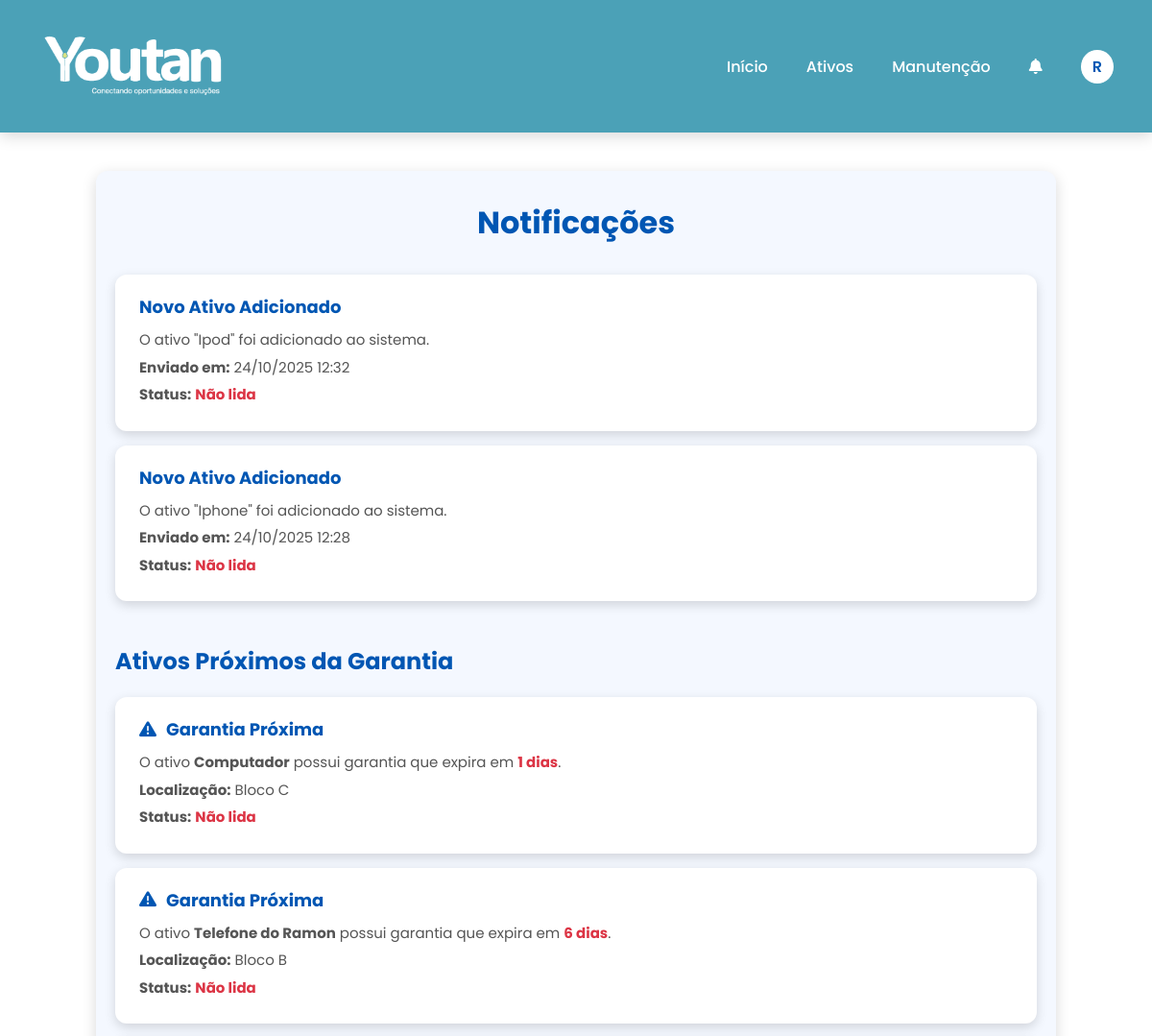
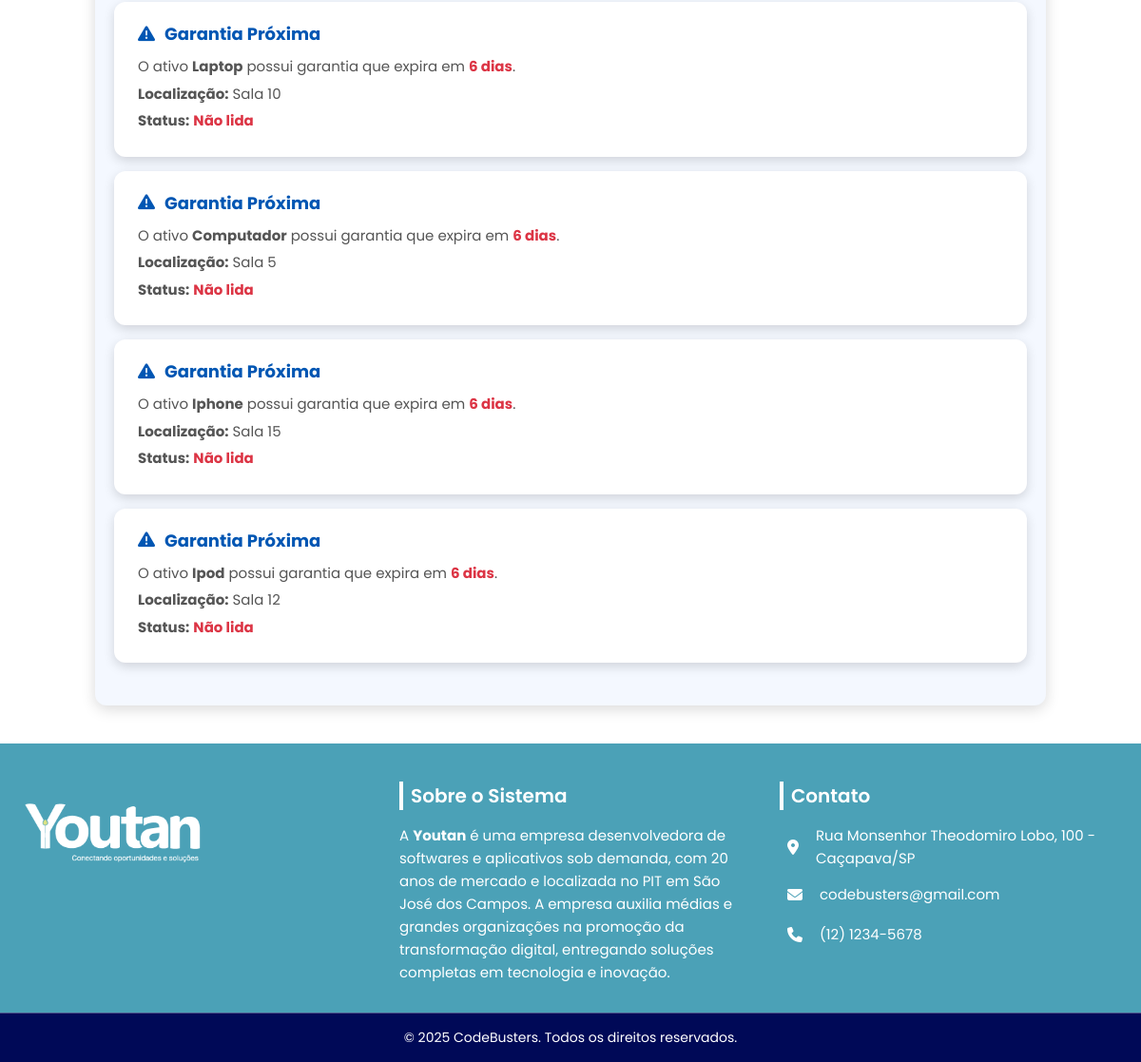
The app's page /php/notificacoes.php (signed in) with its own data (2 pictures, top to bottom).
### tables this page shows
CREATE TABLE `notificacoes` (
  `notificacao_id` int(11) NOT NULL,
  `usuario_id` int(11) NOT NULL,
  `titulo` varchar(150) NOT NULL,
  `mensagem` text NOT NULL,
  `tipo` enum('manutencao','garantia','licenca','devolucao','alerta_ia') NOT NULL,
  `lida` tinyint(1) DEFAULT 0,
  `data_envio` datetime DEFAULT current_timestamp()
);

CREATE TABLE `ativos` (
  `ativo_id` int(11) NOT NULL,
  `nome` varchar(150) NOT NULL,
  `categoria` varchar(100) NOT NULL,
  `valor` decimal(12,2) DEFAULT NULL,
  `data_aquisicao` date DEFAULT NULL,
  `numero_serie` varchar(100) DEFAULT NULL,
  `status` enum('em uso','em manutenção','disponível','baixado') DEFAULT 'disponível',
  `localizacao` varchar(150) DEFAULT NULL,
  `responsavel_id` int(11) DEFAULT NULL,
  `garantia_fim` date DEFAULT NULL
);

### php/notificacoes.php (the view, shortened to what this page needs)
<?php
include('nav.php');
include_once('conexao.php');
$id_usuario = $_SESSION['id_usuario'] ?? 0;
$notificacoes_sql = "SELECT *
                     FROM notificacoes
                     WHERE usuario_id = ?
                     ORDER BY data_envio DESC";
$stmt = $conexao->prepare($notificacoes_sql);
$stmt->bind_param("i", $id_usuario);
$stmt->execute();
$notificacoes_result = $stmt->get_result();
$garantia_sql = "SELECT nome, garantia_fim, localizacao
                 FROM ativos
                 WHERE garantia_fim IS NOT NULL
                 AND DATEDIFF(garantia_fim, CURDATE()) BETWEEN 0 AND 7
                 ORDER BY garantia_fim ASC";
$garantia_result = $conexao->query($garantia_sql);
?>
<!DOCTYPE html>
<html lang="pt-br">
<head>
<link rel="stylesheet" href="../css/notificacao.css">
</head>
<body>
<main class="main-content notificacoes-container">
    <h2>Notificações</h2>
    <?php if ($notificacoes_result->num_rows > 0): ?>
        <?php while($n = $notificacoes_result->fetch_assoc()): ?>
            <div class="notificacao-card">
                <h4>
                    <?= htmlspecialchars($n['titulo']) ?>
                </h4>
                <p><?= htmlspecialchars($n['mensagem']) ?></p>
                <p><strong>Enviado em:</strong> <?= date('d/m/Y H:i', strtotime($n['data_envio'])) ?></p>
                <p><strong>Status:</strong> <?= $n['lida'] ? 'Lida' : '<span class="badge-alarme">Não lida</span>' ?></p>
            </div>
        <?php endwhile; ?>
    <?php else: ?>
        <p>Você não possui notificações no momento.</p>
    <?php endif; ?>
    <?php if ($garantia_result->num_rows > 0): ?>
        <h3>Ativos Próximos da Garantia</h3>
        <?php while($g = $garantia_result->fetch_assoc()): ?>
            <div class="notificacao-card">
                <h4><i class="fa-solid fa-triangle-exclamation"></i> Garantia Próxima</h4>
                <p>O ativo <strong><?= htmlspecialchars($g['nome']) ?></strong> possui garantia que expira em <span class="badge-alarme"><?= (new DateTime($g['garantia_fim']))->diff(new DateTime())->days ?> dias</span>.</p>
                <p><strong>Localização:</strong> <?= htmlspecialchars($g['localizacao']) ?></p>
                <p><strong>Status:</strong> <span class="badge-alarme">Não lida</span></p>
            </div>
        <?php endwhile; ?>
    <?php endif; ?>
</main>
<?php include('footer.php'); ?>
</body>
</html>

### css/nav.css (style rules this page uses)
:root { --azul: #007bff; --azul-escuro: #0056b3; --branco: #ffffff; --cinza-claro: #f4f8ff; --sombra: rgba(0, 0, 0, 0.15); }

### css/notificacao.css (style rules this page uses)
:root { --azul: #007bff; --azul-escuro: #0056b3; --branco: #ffffff; --cinza-claro: #f4f8ff; --cinza-escuro: #e1e7f0; --sombra: rgba(0, 0, 0, 0.15); --vermelho: #dc3545; --verde: #28a745; }
.notificacoes-container { max-width: 1000px; margin: 40px auto; padding: 30px 20px; background: var(--cinza-claro); border-radius: 12px; box-shadow: 0 4px 15px var(--sombra); }
.notificacoes-container h2 { font-size: 32px; color: var(--azul-escuro); margin-bottom: 30px; text-align: center; }
.notificacoes-container h3 { font-size: 24px; color: var(--azul-escuro); margin-bottom: 15px; margin-top: 30px; display: inline-block; padding-bottom: 5px; }
.notificacao-card { background: var(--branco); border-radius: 12px; padding: 20px 25px; margin-bottom: 15px; box-shadow: 0 4px 12px var(--sombra); transition: transform 0.2s, box-shadow 0.2s; }
.notificacao-card h4 { font-size: 18px; color: var(--azul-escuro); margin-bottom: 10px; display: flex; align-items: center; gap: 10px; }
.notificacao-card p { margin: 6px 0; color: #555; line-height: 1.5; font-size: 15px; }
.badge-alarme { color: var(--vermelho); font-weight: bold; }

### css/footer.css (style rules this page uses)
* { margin: 0; padding: 0; box-sizing: border-box; font-family: 'Poppins', sans-serif; scroll-behavior: smooth; }

### records on screen
notificacoes: titulo "Novo Ativo Adicionado", mensagem "O ativo \"Ipod\" foi adicionado ao sistema.", data_envio "24/10/2025 12:32", lida "Não lida"
notificacoes: titulo "Novo Ativo Adicionado", mensagem "O ativo \"Iphone\" foi adicionado ao sistema.", data_envio "24/10/2025 12:28", lida "Não lida"
ativos: nome "Computador", localizacao "Bloco C"
ativos: nome "Telefone do Ramon", localizacao "Bloco B"
ativos: nome "Laptop", localizacao "Sala 10"
ativos: nome "Computador", localizacao "Sala 5"
ativos: nome "Iphone", localizacao "Sala 15"
ativos: nome "Ipod", localizacao "Sala 12"

### other values on screen
$iniciais "R"
